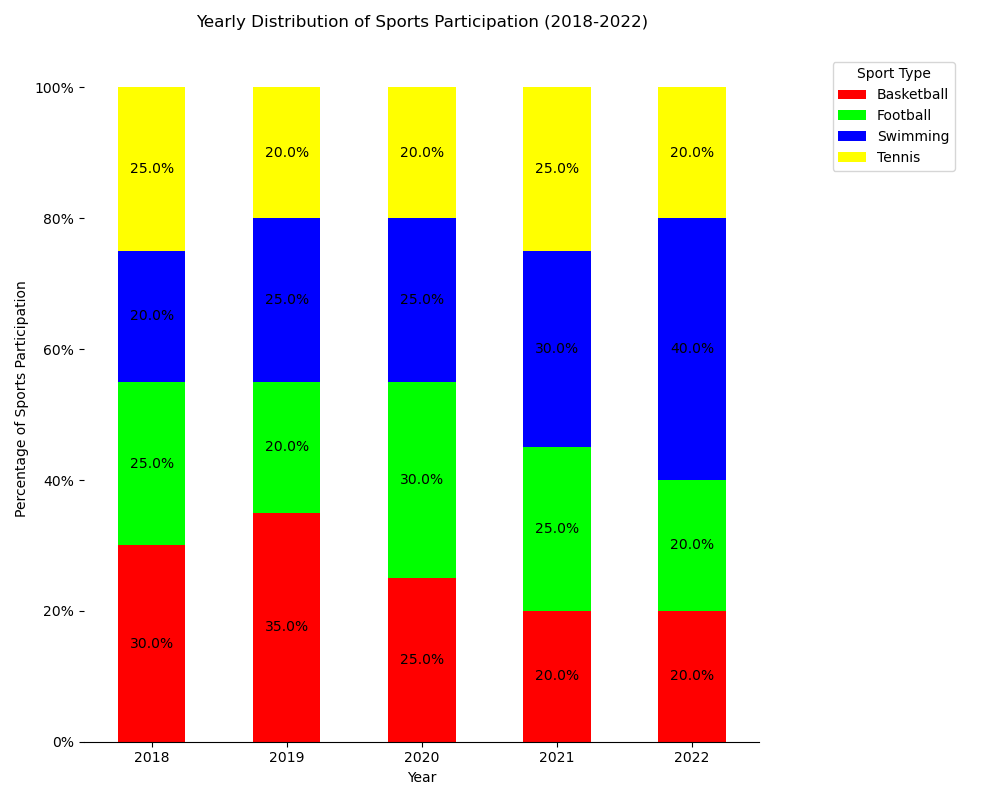

Generate this figure with Python:

import pandas as pd
import seaborn as sns
import matplotlib.pyplot as plt
from matplotlib.ticker import FixedFormatter

# Creating the dataframe
data = {
    'Year': ['2018', '2019', '2020', '2021', '2022'],
    'Basketball': [30, 35, 25, 20, 20],
    'Football': [25, 20, 30, 25, 20],
    'Swimming': [20, 25, 25, 30, 40],
    'Tennis': [25, 20, 20, 25, 20]
}
df = pd.DataFrame(data)
df.set_index('Year', inplace=True)

# Convert to percentages
df_percentage = df.div(df.sum(axis=1), axis=0) * 100

# Starting the stackplot
fig, ax = plt.subplots(figsize=(10, 8))
df_percentage.plot(kind='bar', stacked=True, width=0.5, color=['#FF0000', '#00FF00', '#0000FF', '#FFFF00'], ax=ax)

# Adding the percentage labels on each bar
for c in ax.containers:
    labels = [f'{w:.1f}%' for w in c.datavalues]
    ax.bar_label(c, labels=labels, label_type='center')

ax.set_ylabel('Percentage of Sports Participation')
ax.set_xlabel('Year')
ax.set_title('Yearly Distribution of Sports Participation (2018-2022)', pad=20)
ax.yaxis.set_major_formatter(FixedFormatter(['0%', '20%', '40%', '60%', '80%', '100%']))

plt.xticks(rotation=0)
plt.legend(title='Sport Type', loc='upper right', bbox_to_anchor=(1.3, 1))
sns.despine(left=True)

plt.tight_layout()
plt.show()
